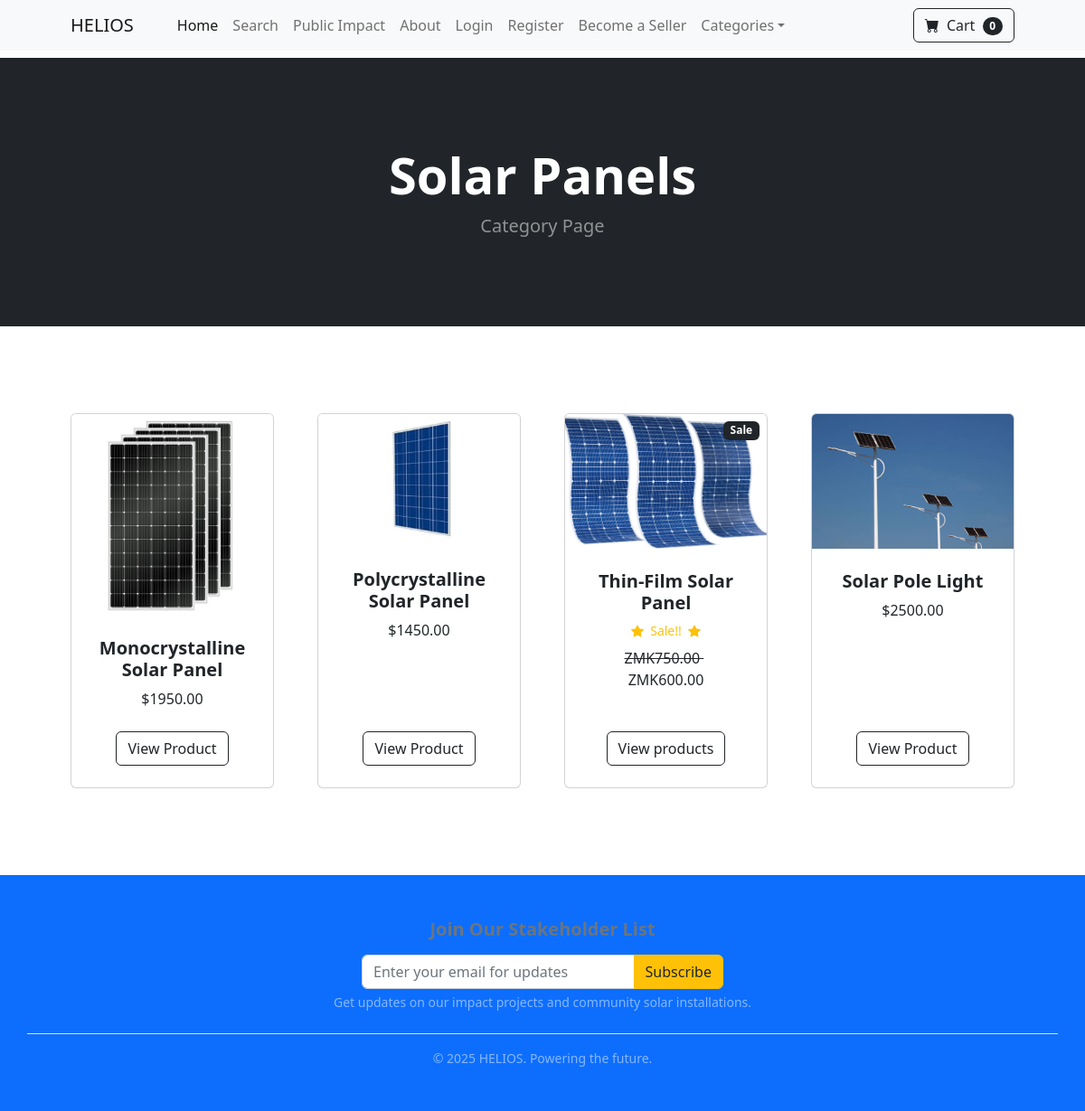
The page /category/Solar Panels on the database its author committed.
### store/models.py (models this page shows, shortened)
class Category(models.Model):
    name = models.CharField(max_length=200)
    class Meta:
        verbose_name_plural = 'categories'
    def __str__(self):
        return self.name

class Product(models.Model):
    name = models.CharField(max_length=100)
    price = models.DecimalField(default=0, max_digits=10, decimal_places=2)
    description = models.CharField(max_length=1000, default='', blank=True, null=True)
    category = models.ForeignKey(Category, on_delete=models.CASCADE, default=1)
    image = models.ImageField(upload_to='uploads/products/', blank=True, null=True)
    is_sale = models.BooleanField(default=False)
    sale_price = models.DecimalField(default=0, max_digits=10, decimal_places=2)
    is_available = models.BooleanField(default=True)
    seller = models.ForeignKey(
        'payment.Seller',
        on_delete=models.SET_NULL,
        null=True,
        blank=True,
        related_name='products'
    )

### store/views.py (the view)
# urls.py: path('category/<str:foo>', views.category, name='category'),
def category(request, foo):
    foo = foo.replace('-', ' ')
    try:
        category = Category.objects.get(name=foo)
        products = Product.objects.filter(category=category)
        return render(request, 'category.html', {'products': products, 'category': category})
    except Category.DoesNotExist:
        messages.success(request, 'Category does not exist')
        return redirect('home')

### payment/forms.py
class NewsletterSubscriberForm(forms.ModelForm):
    class Meta:
        model = NewsletterSubscriber
        fields = ['email'] # We only require the email address
        widgets = {
            'email': forms.EmailInput(attrs={
                'class': 'form-control',
                'placeholder': 'Enter your email for updates'
            })
        }

### cart/cart.py (called while the page is built)
    def __len__(self):
        return len(self.cart)

### cart/context_processors.py (called while the page is built)
def cart(request):
    return {'cart': Cart(request)}

### ecom/context_processors.py (called while the page is built)
def newsletter_form(request):
    if getattr(request, 'disable_newsletter', False):
        return {
            'newsletter_form': None,
        }
    return {
        'newsletter_form': NewsletterSubscriberForm(),
    }

def notifications(request):
    if request.user.is_authenticated:
        unread_notifications_list = Notification.objects.filter(
            user=request.user,
            is_read=False
        ).order_by('-created_at')[:5]
        unread_count = Notification.objects.filter(user=request.user, is_read=False).count()
    else:
        unread_notifications_list = []
        unread_count = 0
    return {
        'unread_notification_count': unread_count,
        'unread_notifications': unread_notifications_list,
    }

### store/templates/category.html
{% extends 'base.html' %}
{% block content %}
        <header class="bg-dark py-5">
            <div class="container px-4 px-lg-5 my-5">
                <div class="text-center text-white">
                    <h1 class="display-4 fw-bolder">{{ category }}</h1>
                    <p class="lead fw-normal text-white-50 mb-0">Category Page</p>
                </div>
            </div>
        </header>
        <section class="py-5">
            <div class="container px-4 px-lg-5 mt-5">
                <div class="row gx-4 gx-lg-5 row-cols-2 row-cols-md-3 row-cols-xl-4 justify-content-center">
                    {% for product in products %}
                        {% if product.is_sale %}
                        <div class="col mb-5">
                            <div class="card h-100">
                                <div class="badge bg-dark text-white position-absolute" style="top: 0.5rem; right: 0.5rem">Sale</div>
                                <img class="card-img-top" src="{{product.image.url}}" alt="..." />
                                <div class="card-body p-4">
                                    <div class="text-center">
                                        <h5 class="fw-bolder">{{ product.name }}</h5>
                                        <div class="d-flex justify-content-center small text-warning mb-2">
                                        <div class="bi-star-fill"></div>
                                        &nbsp;&nbsp;Sale!!&nbsp;&nbsp;
                                        <div class="bi-star-fill"></div>
                                        </div>
                                        <strike>
                                        ZMK{{ product.price }}
                                        </strike>
                                        &nbsp;
                                        ZMK{{ product.sale_price }}
                                    </div>
                                </div>
                                <div class="card-footer p-4 pt-0 border-top-0 bg-transparent">
                                    <div class="text-center"><a class="btn btn-outline-dark mt-auto" href="{% url 'product' product.id %}">View products</a></div>
                                </div>
                            </div>
                        </div>
                        {% else %}
                    <div class="col mb-5">
                        <div class="card h-100">
                            <img class="card-img-top" src="{{product.image.url}}" alt="..." />
                            <div class="card-body p-4">
                                <div class="text-center">
                                    <h5 class="fw-bolder">{{ product.name }}</h5>
                                    ${{ product.price }}
                                </div>
                            </div>
                            <div class="card-footer p-4 pt-0 border-top-0 bg-transparent">
                                <div class="text-center"><a class="btn btn-outline-dark mt-auto" href="{% url 'product' product.id %}">View Product</a></div>
                            </div>
                        </div>
                    </div>
                        {% endif %}
                    {% endfor %}
                </div>
            </div>
        </section>
{% endblock %}

### store/templates/base.html (style rules this page uses)
:root { --bs-primary: #010d1aff; --bs-secondary: #FFCC00; --bs-success: #3D9970; --bs-info: #0088AA; --bs-warning: #FFCC00; --bs-danger: #CC5500; --bs-dark: #333333; --bs-body-color: #333333; --bs-body-bg: #F8F9FA; }
body { background-color: var(--bs-body-bg); color: var(--bs-body-color); }

### rows shown on the page
Category: name "Solar Panels"
Product: image (picture), name "Monocrystalline Solar Panel", price "1950.00"
Product: image (picture), name "Polycrystalline Solar Panel", price "1450.00"
Product: image (picture), name "Thin-Film Solar Panel", price "750.00", sale_price "600.00"
Product: image (picture), name "Solar Pole Light", price "2500.00"

### other values the page prints
{{ cart|length }} "0"
